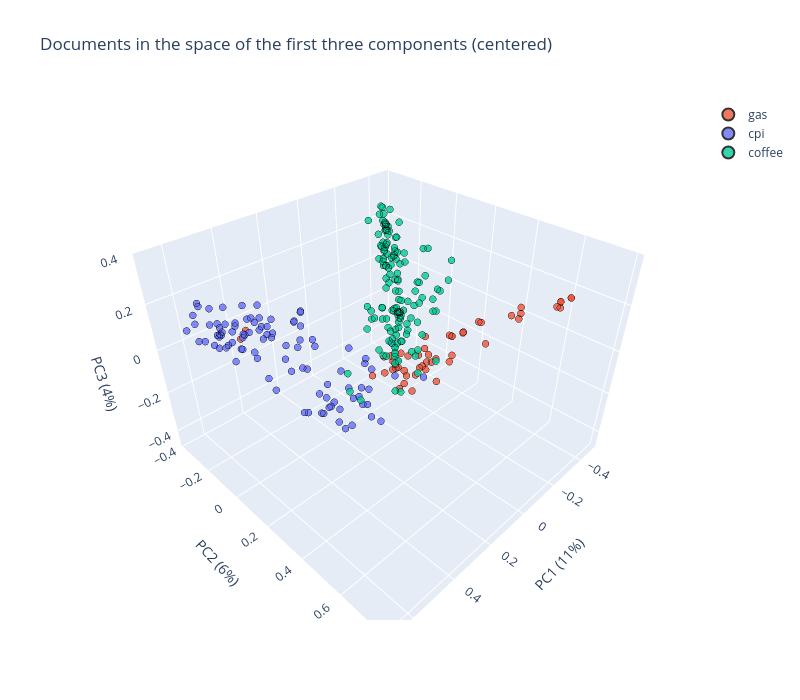

Here is the notebook cell this chart was saved with:
### Code cell
plot_documents_3d(centered, "Documents in the space of the first three components (centered)")
